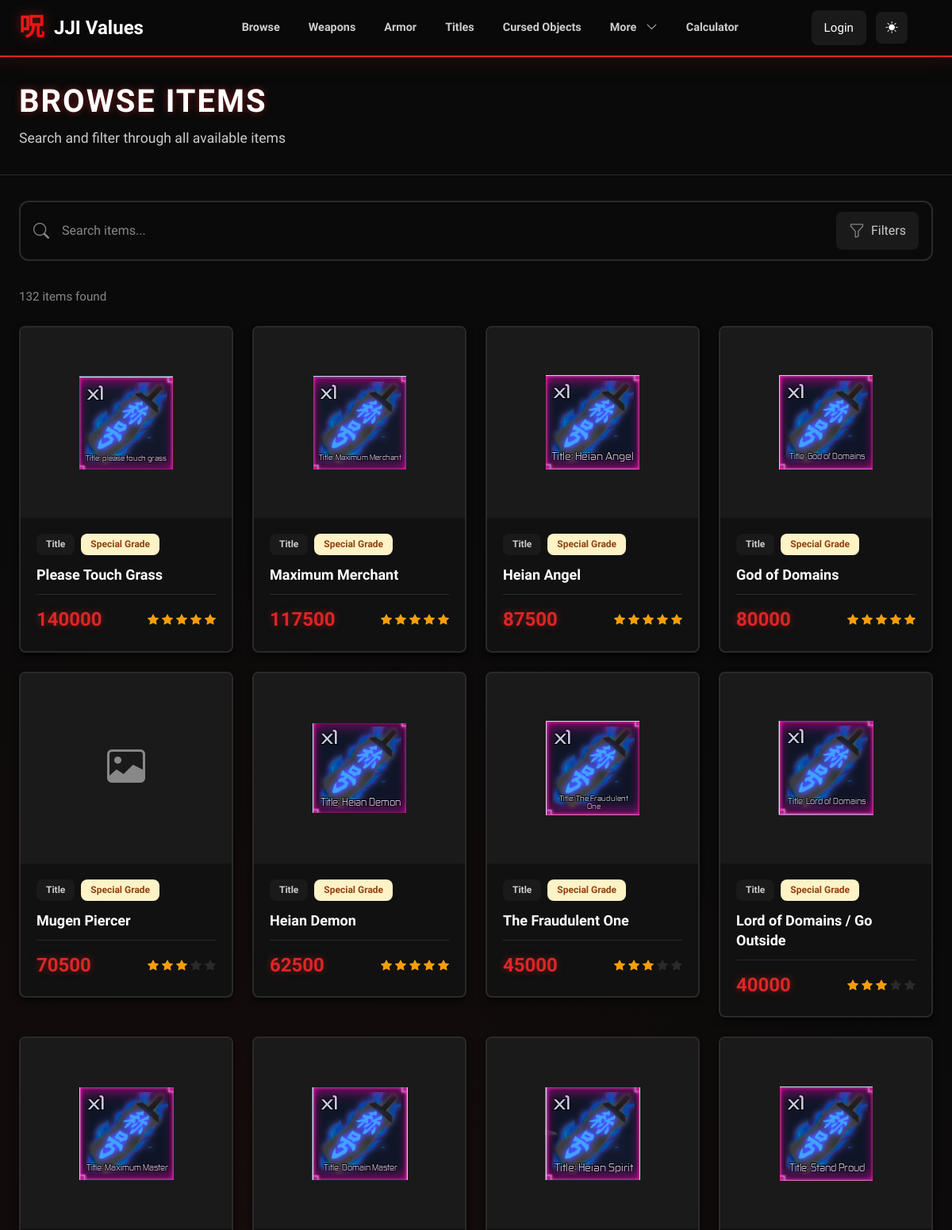
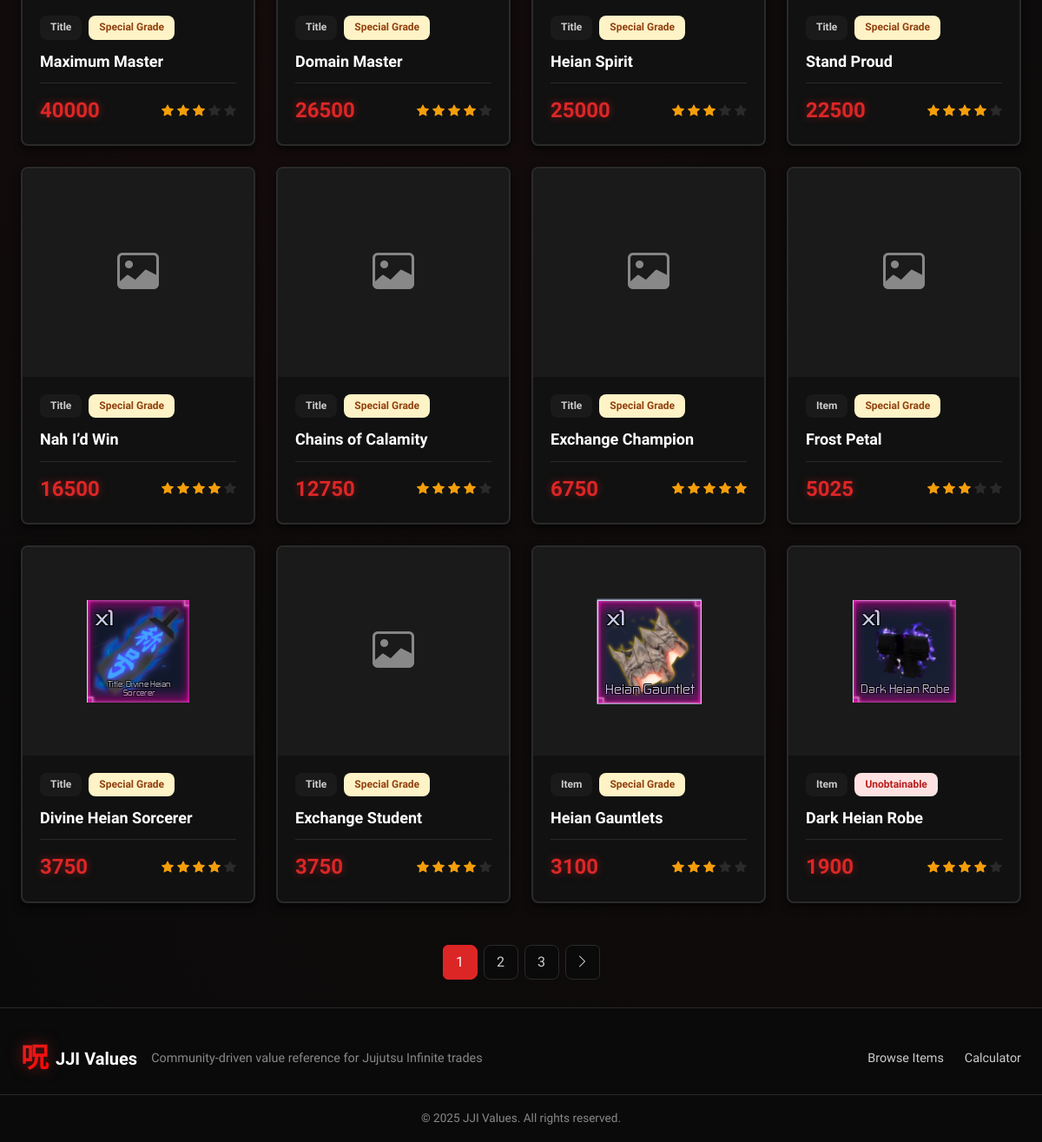
The app's page /items/ with its own data (2 pictures, top to bottom).
### values/models.py (models this page shows, shortened)
class Item(models.Model):
    class ItemType(models.TextChoices):
        ITEM = "item", "Item"
        TITLE = "title", "Title"
        GAMEPASS = "gamepass", "Game Pass"
        EVENT = "event", "Event Item"
    class Rarity(models.TextChoices):
        UNOBTAINABLE = "unobtainable", "Unobtainable"
        SPECIAL_GRADE = "special_grade", "Special Grade"
        RARE = "rare", "Rare"
        UNCOMMON = "uncommon", "Uncommon"
        COMMON = "common", "Common"
    class Trend(models.TextChoices):
        RISING = "rising", "Rising"
        STABLE = "stable", "Stable"
        FALLING = "falling", "Falling"
    name = models.CharField(max_length=150, unique=True)
    slug = models.SlugField(unique=True)
    category = models.ForeignKey(
        Category, on_delete=models.PROTECT, related_name="items"
    )
    item_type = models.CharField(
        max_length=20, choices=ItemType.choices, default=ItemType.ITEM
    )
    rarity = models.CharField(
        max_length=20, choices=Rarity.choices, default=Rarity.COMMON
    )
    value = models.PositiveIntegerField(help_text="Trade value points")
    demand = models.PositiveSmallIntegerField(default=5, help_text="1-10 scale")
    trend = models.CharField(
        max_length=10, choices=Trend.choices, default=Trend.STABLE
    )
    is_limited = models.BooleanField(default=False)
    featured = models.BooleanField(default=False)
    obtained_from = models.CharField(
        max_length=200, blank=True, help_text="Event, raid, or source"
    )
    image_url = models.URLField(blank=True)
    notes = models.TextField(blank=True)
    created_at = models.DateTimeField(auto_now_add=True)
    updated_at = models.DateTimeField(auto_now=True)
    class Meta:
        ordering = ["-featured", "-value", "name"]
    def get_absolute_url(self):
        from django.urls import reverse
        return reverse("values:item_detail", args=[self.slug])
    def get_star_count(self):
        return min(5, max(1, (self.demand + 1) // 2))

### values/views.py (the view)
# urls.py: path("items/", ItemListView.as_view(), name="item_list"),
class ItemListView(ListView):
    model = Item
    template_name = "values/item_list.html"
    context_object_name = "items"
    paginate_by = 20
    def get_queryset(self):
        qs = (
            Item.objects.select_related("category")
            .all()
            .order_by("-featured", "-value", "name")
        )
        query = self.request.GET.get("q", "").strip()
        category = self.request.GET.get("category")
        rarity = self.request.GET.get("rarity")
        item_type = self.request.GET.get("item_type")
        trend = self.request.GET.get("trend")
        min_value = self.request.GET.get("min_value")
        max_value = self.request.GET.get("max_value")
        if query:
            qs = qs.filter(
                Q(name__icontains=query)
                | Q(notes__icontains=query)
                | Q(obtained_from__icontains=query)
            )
        if category:
            qs = qs.filter(category__slug=category)
        if rarity:
            qs = qs.filter(rarity=rarity)
        if item_type:
            qs = qs.filter(item_type=item_type)
        if trend:
            qs = qs.filter(trend=trend)
        if min_value and min_value.isdigit():
            qs = qs.filter(value__gte=int(min_value))
        if max_value and max_value.isdigit():
            qs = qs.filter(value__lte=int(max_value))
        sort = self.request.GET.get("sort")
        if sort == "value_asc":
            qs = qs.order_by("value", "name")
        elif sort == "name":
            qs = qs.order_by("name")
        return qs
    def get_context_data(self, **kwargs):
        context = super().get_context_data(**kwargs)
        context.update(
            {
                "categories": Category.objects.all(),
                "rarity_choices": Item.Rarity.choices,
                "type_choices": Item.ItemType.choices,
                "trend_choices": Item.Trend.choices,
                "active_filters": self.request.GET,
                "is_admin": self.request.user.is_authenticated and self.request.user.is_staff,
            }
        )
        return context

### templates/values/item_list.html (shortened to what this page needs)
{% extends "base.html" %}
{% load static %}
{% block content %}
<div class="page-header-section">
    <div class="container">
        <div class="page-header-content">
            <div>
                <h1 class="page-title-large">Browse Items</h1>
                <p class="page-description">Search and filter through all available items</p>
            </div>
        </div>
    </div>
</div>
<div class="page-body">
    <div class="container">
        <div class="search-section">
            <form method="get" class="search-form">
                <div class="search-bar">
                    <i class="bi bi-search"></i>
                    <input type="search" name="q" value="{{ active_filters.q }}" placeholder="Search items..." class="search-input">
                    <button type="button" class="filter-toggle" data-bs-toggle="modal" data-bs-target="#filtersModal">
                        <i class="bi bi-funnel"></i>
                        <span>Filters</span>
                    </button>
                </div>
            </form>
        </div>
        <div class="results-header">
            <span class="results-count">{{ page_obj.paginator.count }} items found</span>
        </div>
        {% if items %}
        <div class="items-grid">
            {% for item in items %}
            <div class="item-card-wrapper">
                <a href="{{ item.get_absolute_url }}" class="item-card-link">
                    <div class="item-card">
                        {% if item.image_url %}
                        <div class="item-card-image">
                            <img src="{{ item.image_url }}" alt="{{ item.name }}">
                        </div>
                        {% else %}
                        <div class="item-card-image no-image">
                            <i class="bi bi-image"></i>
                        </div>
                        {% endif %}
                        <div class="item-card-body">
                            <div class="item-card-header">
                                <span class="item-type-tag">{{ item.get_item_type_display }}</span>
                                <span class="rarity-tag rarity-{{ item.rarity }}">{{ item.get_rarity_display }}</span>
                            </div>
                            <h3 class="item-card-name">{{ item.name }}</h3>
                            <div class="item-card-footer">
                                <div class="item-value">{{ item.value|floatformat:0 }}</div>
                                <div class="item-stars">
                                    {% with star_count=item.get_star_count %}
                                        {% for i in "12345"|make_list %}
                                            <i class="bi bi-star-fill {% if forloop.counter <= star_count %}star-active{% else %}star-inactive{% endif %}"></i>
                                        {% endfor %}
                                    {% endwith %}
                                </div>
                            </div>
                        </div>
                    </div>
                </a>
            </div>
            {% endfor %}
        </div>
        {% if page_obj.has_other_pages %}
        <div class="pagination-wrapper">
            <nav aria-label="Page navigation">
                <ul class="pagination">
                    {% for num in page_obj.paginator.page_range %}
                        {% if page_obj.number == num %}
                        <li class="page-item active"><span class="page-link">{{ num }}</span></li>
                        {% elif num > page_obj.number|add:'-3' and num < page_obj.number|add:'3' %}
                        <li class="page-item">
                            <a class="page-link" href="?page={{ num }}{% if active_filters.q %}&q={{ active_filters.q }}{% endif %}">{{ num }}</a>
                        </li>
                        {% endif %}
                    {% endfor %}
                    {% if page_obj.has_next %}
                    <li class="page-item">
                        <a class="page-link" href="?page={{ page_obj.next_page_number }}{% if active_filters.q %}&q={{ active_filters.q }}{% endif %}">
                            <i class="bi bi-chevron-right"></i>
                        </a>
                    </li>
                    {% endif %}
                </ul>
            </nav>
        </div>
        {% endif %}
        {% endif %}
    </div>
</div>
{% endblock %}

### records on screen
Item: image_url (picture), item_type "Title", rarity "Special Grade", name "Please Touch Grass", value "140000"
Item: image_url (picture), item_type "Title", rarity "Special Grade", name "Maximum Merchant", value "117500"
Item: image_url (picture), item_type "Title", rarity "Special Grade", name "Heian Angel", value "87500"
Item: image_url (picture), item_type "Title", rarity "Special Grade", name "God of Domains", value "80000"
Item: item_type "Title", rarity "Special Grade", name "Mugen Piercer", value "70500"
Item: image_url (picture), item_type "Title", rarity "Special Grade", name "Heian Demon", value "62500"
Item: image_url (picture), item_type "Title", rarity "Special Grade", name "The Fraudulent One", value "45000"
Item: image_url (picture), item_type "Title", rarity "Special Grade", name "Lord of Domains / Go Outside", value "40000"
Item: image_url (picture), item_type "Title", rarity "Special Grade", name "Maximum Master", value "40000"
Item: image_url (picture), item_type "Title", rarity "Special Grade", name "Domain Master", value "26500"
Item: image_url (picture), item_type "Title", rarity "Special Grade", name "Heian Spirit", value "25000"
Item: image_url (picture), item_type "Title", rarity "Special Grade", name "Stand Proud", value "22500"
Item: item_type "Title", rarity "Special Grade", name "Nah I’d Win", value "16500"
Item: item_type "Title", rarity "Special Grade", name "Chains of Calamity", value "12750"
Item: item_type "Title", rarity "Special Grade", name "Exchange Champion", value "6750"
Item: item_type "Item", rarity "Special Grade", name "Frost Petal", value "5025"
Item: image_url (picture), item_type "Title", rarity "Special Grade", name "Divine Heian Sorcerer", value "3750"
Item: item_type "Title", rarity "Special Grade", name "Exchange Student", value "3750"
Item: image_url (picture), item_type "Item", rarity "Special Grade", name "Heian Gauntlets", value "3100"
Item: image_url (picture), item_type "Item", rarity "Unobtainable", name "Dark Heian Robe", value "1900"

### other values on screen
{{ page_obj.paginator.count }} "132"
{{ num }} "1"
{{ num }} "2" "3"
